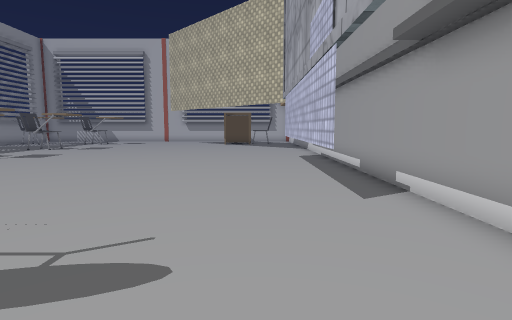
View 1 (above)

15 first-person views from a walk through a 3-D level made in the Unity game engine. The camera is 1.2 m above the floor, tilts 6° down and sees 80° across. The floor is counted in squares, 1 m on a side. Each view is taken from the middle of a square. On the plan, view 1 faces up. The plan holds only what a view shows up to about 13 squares ahead; the rest is blank. The place goes on beyond the plan. The player is left out. Door leaves are left out, so doorways stand open. Some surface patterns are stand-ins.

View 2
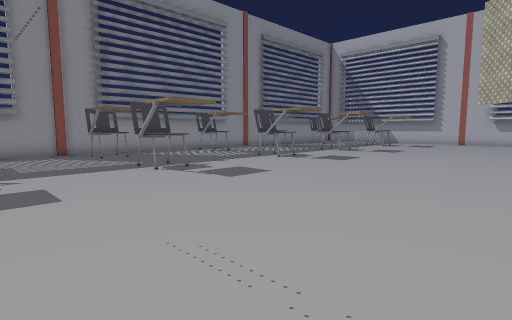

View 3
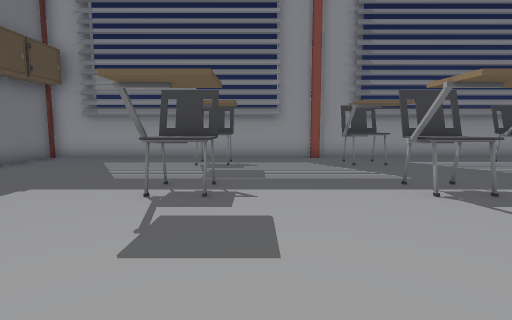

View 4
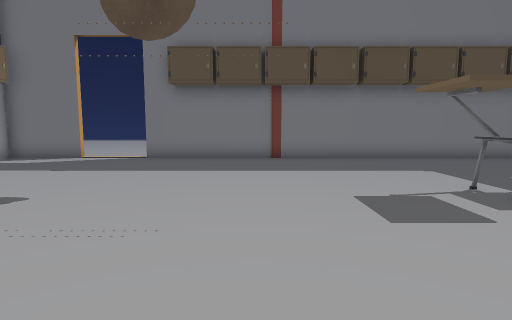

View 5
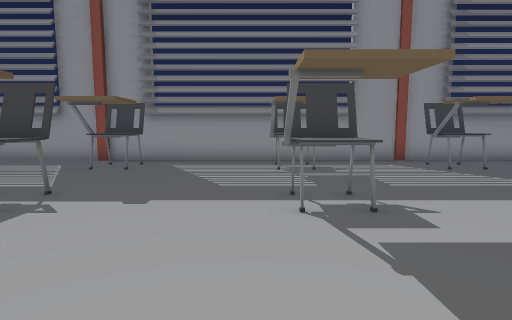

View 6
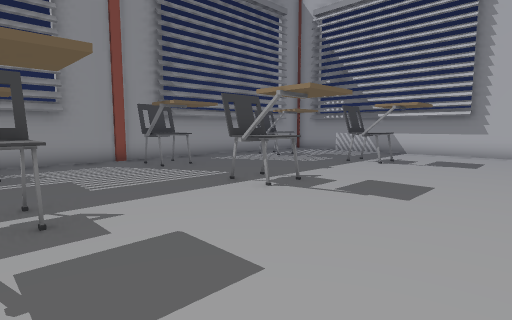

View 7
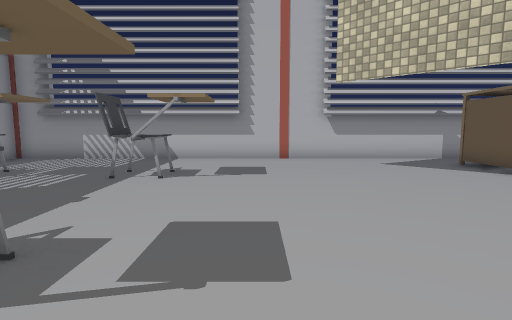

View 8
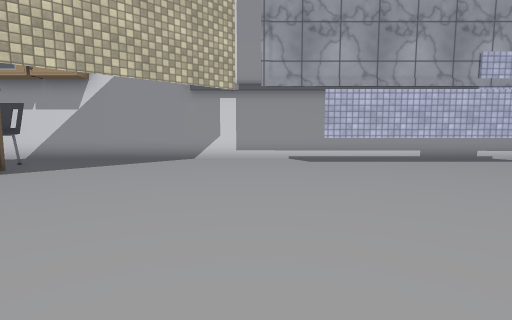

View 9
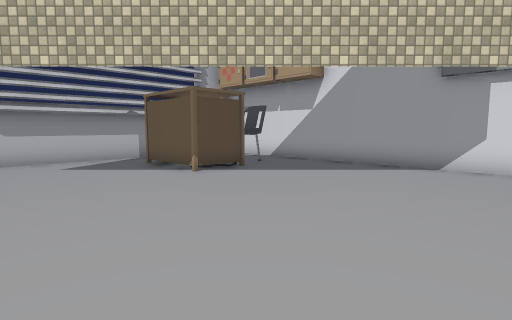

View 10
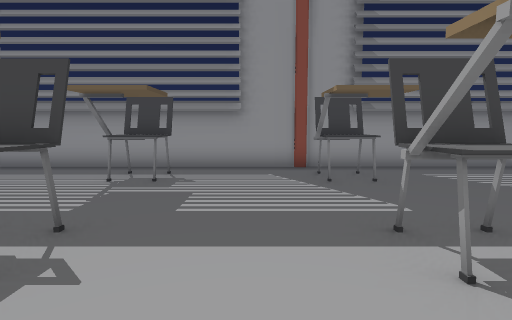

View 11
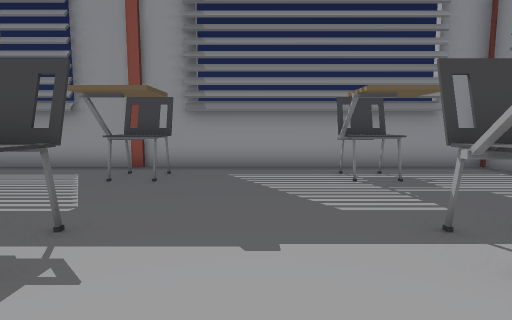

View 12
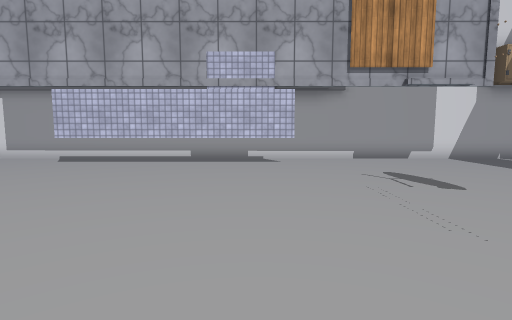

View 13
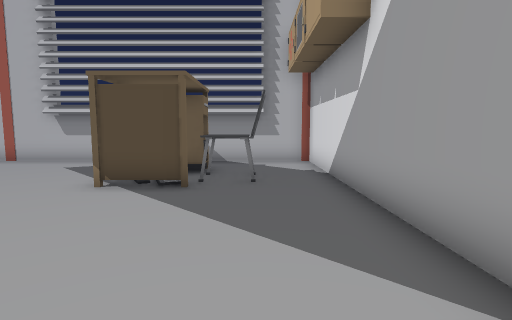

View 14
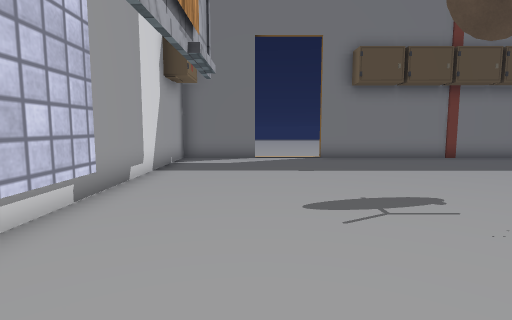

View 15
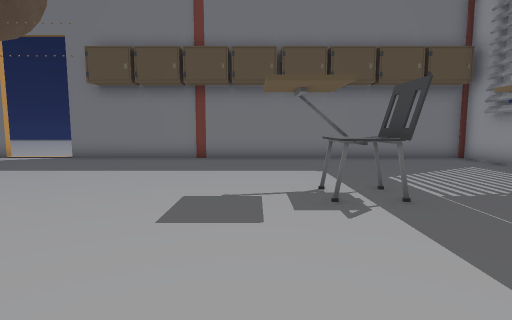

### Floor plan
Key: @ floor where view 1 was taken; # wall or solid block; x gap in a wall; . floor; D open door; C chair; T thing the floor can be seen under or through; O other object.
Columns run from 19 left of view 1 to 3 right of it. Each row starts with its distance up from view 1.
 27 #######################
 26 #.....................#
 25 #................OO...#
 24 #................OOCC.#
 23 #.CC..CCC........OOCC.#
 22 #.CC...CC........OO...#
 21 #.....................#
 20 #.....................#
 19 #.....................#
 18 #.CC...C..............#
 17 #xCC..CCC.............#
 16 #.....................#
 15 #.....................#
 14 #.....................#
 13 #.CC...C..............#
 12 #.CC..CCC...........T.#
 11 #...................T.#
 10 #...................T.#
  9 #...................T.#
  8 #...................T.#
  7 #.CC..CCC...........T.#
  6 ##CC..CCC...........T.#
  5  #..................T.#
  4  #....................#
  3  #....................#
  2  #CC..CCC.............#
  1  #CC..CCC.............#
  0  #.................@..#
 -1  #....................#
 -2  #....................#
 -3  #....................#
 -4  #....................#
 -5  ################DDD###
 -6                  ...

Where each view was taken, in squares from view 1:
view 1: 0 up, 0 right, facing up
view 2: 2 up, 3 left, facing up-left
view 3: 3 up, 6 left, facing left
view 4: 7 up, 7 left, facing down
view 5: 11 up, 7 left, facing left
view 6: 12 up, 7 left, facing up-left
view 7: 15 up, 9 left, facing up
view 8: 15 up, 9 left, facing right
view 9: 15 up, 7 left, facing up-right
view 10: 15 up, 9 left, facing left
view 11: 20 up, 9 left, facing left
view 12: 6 up, 9 left, facing right
view 13: 16 up, 1 right, facing up
view 14: 7 up, 0 right, facing down
view 15: 7 up, 10 left, facing down
